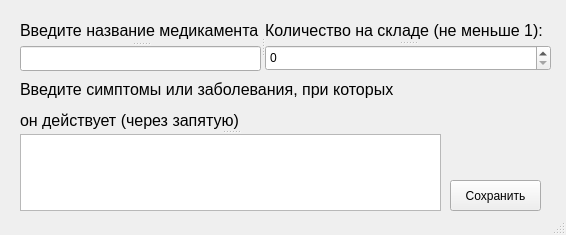
<?xml version="1.0" encoding="UTF-8"?>
<ui version="4.0">
 <class>MainWindow</class>
 <widget class="QMainWindow" name="MainWindow">
  <property name="geometry">
   <rect>
    <x>0</x>
    <y>0</y>
    <width>566</width>
    <height>235</height>
   </rect>
  </property>
  <property name="minimumSize">
   <size>
    <width>566</width>
    <height>235</height>
   </size>
  </property>
  <property name="maximumSize">
   <size>
    <width>566</width>
    <height>235</height>
   </size>
  </property>
  <property name="windowTitle">
   <string>Учёт нового медикамента</string>
  </property>
  <widget class="QWidget" name="centralwidget">
   <widget class="QPushButton" name="saveButton">
    <property name="geometry">
     <rect>
      <x>450</x>
      <y>180</y>
      <width>91</width>
      <height>31</height>
     </rect>
    </property>
    <property name="text">
     <string>Сохранить</string>
    </property>
   </widget>
   <widget class="QLabel" name="lblusp">
    <property name="geometry">
     <rect>
      <x>470</x>
      <y>160</y>
      <width>51</width>
      <height>16</height>
     </rect>
    </property>
    <property name="text">
     <string/>
    </property>
   </widget>
   <widget class="QWidget" name="gridLayoutWidget">
    <property name="geometry">
     <rect>
      <x>20</x>
      <y>20</y>
      <width>531</width>
      <height>51</height>
     </rect>
    </property>
    <layout class="QGridLayout" name="gridLayout">
     <item row="0" column="0">
      <widget class="QSplitter" name="splitter_4">
       <property name="minimumSize">
        <size>
         <width>529</width>
         <height>49</height>
        </size>
       </property>
       <property name="maximumSize">
        <size>
         <width>529</width>
         <height>49</height>
        </size>
       </property>
       <property name="orientation">
        <enum>Qt::Horizontal</enum>
       </property>
       <widget class="QSplitter" name="splitter">
        <property name="minimumSize">
         <size>
          <width>238</width>
          <height>49</height>
         </size>
        </property>
        <property name="maximumSize">
         <size>
          <width>238</width>
          <height>49</height>
         </size>
        </property>
        <property name="orientation">
         <enum>Qt::Vertical</enum>
        </property>
        <widget class="QLabel" name="label">
         <property name="text">
          <string>&lt;html&gt;&lt;head/&gt;&lt;body&gt;&lt;p&gt;&lt;span style=&quot; font-size:12pt;&quot;&gt;Введите название медикамента&lt;/span&gt;&lt;/p&gt;&lt;/body&gt;&lt;/html&gt;</string>
         </property>
        </widget>
        <widget class="QLineEdit" name="newMedName"/>
       </widget>
       <widget class="QSplitter" name="splitter_2">
        <property name="minimumSize">
         <size>
          <width>286</width>
          <height>49</height>
         </size>
        </property>
        <property name="maximumSize">
         <size>
          <width>286</width>
          <height>49</height>
         </size>
        </property>
        <property name="orientation">
         <enum>Qt::Vertical</enum>
        </property>
        <widget class="QLabel" name="label_3">
         <property name="text">
          <string>&lt;html&gt;&lt;head/&gt;&lt;body&gt;&lt;p&gt;&lt;span style=&quot; font-size:12pt;&quot;&gt;Количество на складе (не меньше 1):&lt;/span&gt;&lt;/p&gt;&lt;/body&gt;&lt;/html&gt;</string>
         </property>
        </widget>
        <widget class="QSpinBox" name="newMedCount">
         <property name="enabled">
          <bool>true</bool>
         </property>
        </widget>
       </widget>
      </widget>
     </item>
    </layout>
   </widget>
   <widget class="QWidget" name="gridLayoutWidget_2">
    <property name="geometry">
     <rect>
      <x>20</x>
      <y>80</y>
      <width>421</width>
      <height>131</height>
     </rect>
    </property>
    <layout class="QGridLayout" name="gridLayout_2">
     <item row="0" column="0">
      <widget class="QSplitter" name="splitter_3">
       <property name="minimumSize">
        <size>
         <width>419</width>
         <height>129</height>
        </size>
       </property>
       <property name="maximumSize">
        <size>
         <width>419</width>
         <height>129</height>
        </size>
       </property>
       <property name="orientation">
        <enum>Qt::Vertical</enum>
       </property>
       <widget class="QLabel" name="label_2">
        <property name="text">
         <string>&lt;html&gt;&lt;head/&gt;&lt;body&gt;&lt;p&gt;&lt;span style=&quot; font-size:12pt;&quot;&gt;Введите симптомы или заболевания, при которых &lt;/span&gt;&lt;/p&gt;&lt;p&gt;&lt;span style=&quot; font-size:12pt;&quot;&gt;он действует (через запятую)&lt;/span&gt;&lt;/p&gt;&lt;/body&gt;&lt;/html&gt;</string>
        </property>
       </widget>
       <widget class="QTextEdit" name="newMedDescript"/>
      </widget>
     </item>
    </layout>
   </widget>
  </widget>
  <widget class="QStatusBar" name="statusbar"/>
 </widget>
 <resources/>
 <connections/>
</ui>
